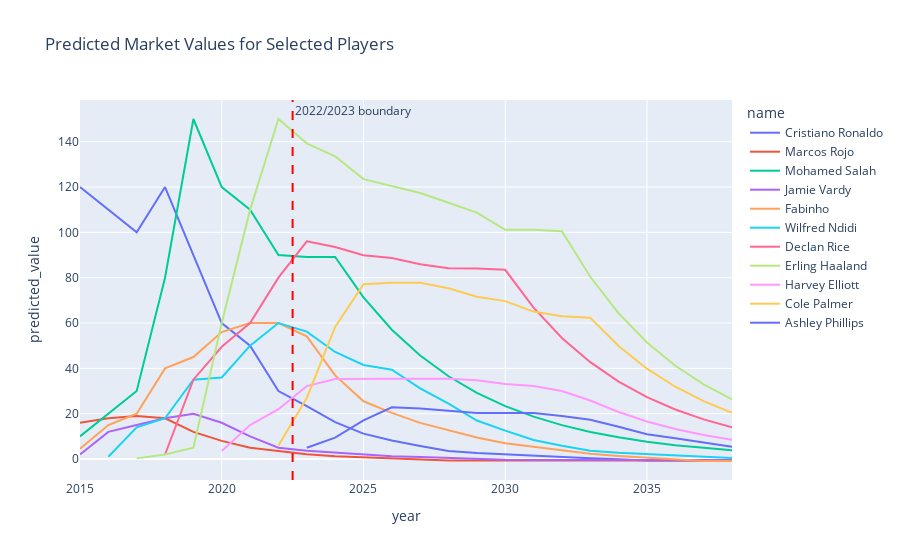

The code cell stored with this chart in its notebook:
### Code cell
plot_player_value_trends(
    pdf_train, merged_capped,
    player_ids=players
)

### Figure 1 — Plotly figure (JSON) as saved in the notebook; plotly's stock layout.template omitted (floating-point values rounded to 4 significant figures)
{"data": [{"customdata": [[29], [31], [31], [32], [34], [35], [36], [37], [38], [39], [40], [41], [42], [43], [44], [45], [46], [47], [48], [49], [50], [51], [52], [53]], "hovertemplate": "name=Cristiano Ronaldo<br>year=%{x}<br>predicted_value=%{y}<br>age=%{customdata[0]}<extra></extra>", "legendgroup": "Cristiano Ronaldo", "line": {"color": "#636efa", "dash": "solid"}, "marker": {"symbol": "circle"}, "mode": "lines", "name": "Cristiano Ronaldo", "orientation": "v", "showlegend": true, "type": "scatter", "x": [2015, 2016, 2017, 2018, 2019, 2020, 2021, 2022, 2023, 2024, 2025, 2026, 2027, 2028, 2029, 2030, 2031, 2032, 2033, 2034, 2035, 2036, 2037, 2038], "xaxis": "x", "y": [120, 110, 100, 120, 90, 60, 50, 30, 23.38, 16.3, 11.22, 8.164, 5.787, 3.585, 2.709, 2.123, 1.262, 0.8285, 0.3762, -0.03328, -0.5977, -0.5977, -0.5977, -0.5977], "yaxis": "y"}, {"customdata": [[24], [25], [26], [27], [29], [30], [30], [32], [33], [34], [35], [36], [37], [38], [39], [40], [41], [42], [43], [44], [45], [46], [47], [48]], "hovertemplate": "name=Marcos Rojo<br>year=%{x}<br>predicted_value=%{y}<br>age=%{customdata[0]}<extra></extra>", "legendgroup": "Marcos Rojo", "line": {"color": "#EF553B", "dash": "solid"}, "marker": {"symbol": "circle"}, "mode": "lines", "name": "Marcos Rojo", "orientation": "v", "showlegend": true, "type": "scatter", "x": [2015, 2016, 2017, 2018, 2019, 2020, 2021, 2022, 2023, 2024, 2025, 2026, 2027, 2028, 2029, 2030, 2031, 2032, 2033, 2034, 2035, 2036, 2037, 2038], "xaxis": "x", "y": [16, 18, 19, 18, 12, 8, 5, 3.4, 2.123, 1.262, 0.8285, 0.3762, -0.03328, -0.5977, -0.5977, -0.5977, -0.5977, -0.5977, -0.5977, -0.5977, -0.5977, -0.5977, -0.5977, -0.5977], "yaxis": "y"}, {"customdata": [[22], [23], [24], [25], [27], [27], [28], [30], [30], [31], [32], [33], [34], [35], [36], [37], [38], [39], [40], [41], [42], [43], [44], [45]], "hovertemplate": "name=Mohamed Salah<br>year=%{x}<br>predicted_value=%{y}<br>age=%{customdata[0]}<extra></extra>", "legendgroup": "Mohamed Salah", "line": {"color": "#00cc96", "dash": "solid"}, "marker": {"symbol": "circle"}, "mode": "lines", "name": "Mohamed Salah", "orientation": "v", "showlegend": true, "type": "scatter", "x": [2015, 2016, 2017, 2018, 2019, 2020, 2021, 2022, 2023, 2024, 2025, 2026, 2027, 2028, 2029, 2030, 2031, 2032, 2033, 2034, 2035, 2036, 2037, 2038], "xaxis": "x", "y": [10, 20, 30, 80, 150, 120, 110, 90, 89.14, 89.14, 71.31, 57.05, 45.64, 36.51, 29.21, 23.37, 18.69, 14.95, 11.96, 9.571, 7.657, 6.125, 4.9, 3.92], "yaxis": "y"}, {"customdata": [[28], [29], [30], [30], [32], [33], [34], [35], [36], [37], [38], [39], [40], [41], [42], [43], [44], [45], [46], [47], [48], [49], [50], [51]], "hovertemplate": "name=Jamie Vardy<br>year=%{x}<br>predicted_value=%{y}<br>age=%{customdata[0]}<extra></extra>", "legendgroup": "Jamie Vardy", "line": {"color": "#ab63fa", "dash": "solid"}, "marker": {"symbol": "circle"}, "mode": "lines", "name": "Jamie Vardy", "orientation": "v", "showlegend": true, "type": "scatter", "x": [2015, 2016, 2017, 2018, 2019, 2020, 2021, 2022, 2023, 2024, 2025, 2026, 2027, 2028, 2029, 2030, 2031, 2032, 2033, 2034, 2035, 2036, 2037, 2038], "xaxis": "x", "y": [2, 12, 15, 18, 20, 16, 10, 5, 3.612, 2.737, 2.15, 1.289, 0.856, 0.4037, 0.117, -0.3331, -0.3841, -0.3841, -0.3841, -0.3841, -0.3841, -0.3841, -0.3841, -0.3841], "yaxis": "y"}, {"customdata": [[21], [22], [23], [24], [25], [26], [27], [28], [29], [30], [31], [32], [33], [34], [35], [36], [37], [38], [39], [40], [41], [42], [43], [44]], "hovertemplate": "name=Fabinho<br>year=%{x}<br>predicted_value=%{y}<br>age=%{customdata[0]}<extra></extra>", "legendgroup": "Fabinho", "line": {"color": "#FFA15A", "dash": "solid"}, "marker": {"symbol": "circle"}, "mode": "lines", "name": "Fabinho", "orientation": "v", "showlegend": true, "type": "scatter", "x": [2015, 2016, 2017, 2018, 2019, 2020, 2021, 2022, 2023, 2024, 2025, 2026, 2027, 2028, 2029, 2030, 2031, 2032, 2033, 2034, 2035, 2036, 2037, 2038], "xaxis": "x", "y": [4.5, 15, 20, 40, 45, 56, 60, 60, 54.12, 36.9, 25.48, 20.38, 15.96, 12.77, 9.516, 7.016, 5.506, 4.061, 2.291, 1.325, 0.5662, -0.1299, -0.86, -0.86], "yaxis": "y"}, {"customdata": [[19], [20], [21], [22], [23], [24], [25], [26], [27], [28], [29], [30], [31], [32], [33], [34], [35], [36], [37], [38], [39], [40], [41]], "hovertemplate": "name=Wilfred Ndidi<br>year=%{x}<br>predicted_value=%{y}<br>age=%{customdata[0]}<extra></extra>", "legendgroup": "Wilfred Ndidi", "line": {"color": "#19d3f3", "dash": "solid"}, "marker": {"symbol": "circle"}, "mode": "lines", "name": "Wilfred Ndidi", "orientation": "v", "showlegend": true, "type": "scatter", "x": [2016, 2017, 2018, 2019, 2020, 2021, 2022, 2023, 2024, 2025, 2026, 2027, 2028, 2029, 2030, 2031, 2032, 2033, 2034, 2035, 2036, 2037, 2038], "xaxis": "x", "y": [1, 14, 18, 35, 36, 50, 60, 56.22, 47.23, 41.49, 39.39, 31.21, 24.43, 16.99, 12.53, 8.382, 5.842, 3.64, 2.764, 2.178, 1.317, 0.8834, 0.4312], "yaxis": "y"}, {"customdata": [[18], [20], [21], [22], [23], [24], [25], [26], [27], [28], [29], [30], [31], [32], [33], [34], [35], [36], [37], [38], [39]], "hovertemplate": "name=Declan Rice<br>year=%{x}<br>predicted_value=%{y}<br>age=%{customdata[0]}<extra></extra>", "legendgroup": "Declan Rice", "line": {"color": "#FF6692", "dash": "solid"}, "marker": {"symbol": "circle"}, "mode": "lines", "name": "Declan Rice", "orientation": "v", "showlegend": true, "type": "scatter", "x": [2018, 2019, 2020, 2021, 2022, 2023, 2024, 2025, 2026, 2027, 2028, 2029, 2030, 2031, 2032, 2033, 2034, 2035, 2036, 2037, 2038], "xaxis": "x", "y": [2, 35, 49.5, 60, 80, 96.03, 93.52, 89.89, 88.68, 85.95, 84.13, 84.06, 83.47, 66.77, 53.42, 42.73, 34.19, 27.35, 21.88, 17.5, 14.0], "yaxis": "y"}, {"customdata": [[17], [18], [18], [19], [20], [21], [22], [23], [24], [25], [26], [27], [28], [29], [30], [31], [32], [33], [34], [35], [36], [37]], "hovertemplate": "name=Erling Haaland<br>year=%{x}<br>predicted_value=%{y}<br>age=%{customdata[0]}<extra></extra>", "legendgroup": "Erling Haaland", "line": {"color": "#B6E880", "dash": "solid"}, "marker": {"symbol": "circle"}, "mode": "lines", "name": "Erling Haaland", "orientation": "v", "showlegend": true, "type": "scatter", "x": [2017, 2018, 2019, 2020, 2021, 2022, 2023, 2024, 2025, 2026, 2027, 2028, 2029, 2030, 2031, 2032, 2033, 2034, 2035, 2036, 2037, 2038], "xaxis": "x", "y": [0.3, 2, 5, 60, 110, 150, 139.2, 133.6, 123.5, 120.3, 117.4, 113.0, 108.7, 101.1, 101.1, 100.5, 80.4, 64.32, 51.46, 41.17, 32.93, 26.35], "yaxis": "y"}, {"customdata": [[17], [17], [18], [20], [21], [22], [23], [24], [25], [26], [27], [28], [29], [30], [31], [32], [33], [34], [35]], "hovertemplate": "name=Harvey Elliott<br>year=%{x}<br>predicted_value=%{y}<br>age=%{customdata[0]}<extra></extra>", "legendgroup": "Harvey Elliott", "line": {"color": "#FF97FF", "dash": "solid"}, "marker": {"symbol": "circle"}, "mode": "lines", "name": "Harvey Elliott", "orientation": "v", "showlegend": true, "type": "scatter", "x": [2020, 2021, 2022, 2023, 2024, 2025, 2026, 2027, 2028, 2029, 2030, 2031, 2032, 2033, 2034, 2035, 2036, 2037, 2038], "xaxis": "x", "y": [3.6, 15, 22, 32.16, 35.28, 35.44, 35.39, 35.39, 35.39, 34.81, 33.13, 32.27, 30.01, 25.83, 20.75, 16.6, 13.28, 10.62, 8.499], "yaxis": "y"}, {"customdata": [[20], [21], [22], [23], [24], [25], [26], [27], [28], [29], [30], [31], [32], [33], [34], [35], [36]], "hovertemplate": "name=Cole Palmer<br>year=%{x}<br>predicted_value=%{y}<br>age=%{customdata[0]}<extra></extra>", "legendgroup": "Cole Palmer", "line": {"color": "#FECB52", "dash": "solid"}, "marker": {"symbol": "circle"}, "mode": "lines", "name": "Cole Palmer", "orientation": "v", "showlegend": true, "type": "scatter", "x": [2022, 2023, 2024, 2025, 2026, 2027, 2028, 2029, 2030, 2031, 2032, 2033, 2034, 2035, 2036, 2037, 2038], "xaxis": "x", "y": [6, 26.93, 58.3, 77.08, 77.72, 77.72, 75.37, 71.63, 69.67, 65.04, 62.95, 62.29, 49.83, 39.87, 31.89, 25.51, 20.41], "yaxis": "y"}, {"customdata": [[17], [18], [19], [20], [21], [22], [23], [24], [25], [26], [27], [28], [29], [30], [31], [32]], "hovertemplate": "name=Ashley Phillips<br>year=%{x}<br>predicted_value=%{y}<br>age=%{customdata[0]}<extra></extra>", "legendgroup": "Ashley Phillips", "line": {"color": "#636efa", "dash": "solid"}, "marker": {"symbol": "circle"}, "mode": "lines", "name": "Ashley Phillips", "orientation": "v", "showlegend": true, "type": "scatter", "x": [2023, 2024, 2025, 2026, 2027, 2028, 2029, 2030, 2031, 2032, 2033, 2034, 2035, 2036, 2037, 2038], "xaxis": "x", "y": [5.008, 9.442, 17.03, 22.83, 22.29, 21.44, 20.36, 20.32, 20.32, 19.04, 17.34, 14.22, 10.98, 9.213, 7.218, 5.456], "yaxis": "y"}], "layout": {"annotations": [{"showarrow": false, "text": "2022/2023 boundary", "x": 2022.0, "xanchor": "left", "xref": "x", "y": 1, "yanchor": "top", "yref": "y domain"}], "legend": {"title": {"text": "name"}, "tracegroupgap": 0}, "shapes": [{"line": {"color": "red", "dash": "dash"}, "type": "line", "x0": 2022.0, "x1": 2022.0, "xref": "x", "y0": 0, "y1": 1, "yref": "y domain"}], "title": {"text": "Predicted Market Values for Selected Players"}, "xaxis": {"anchor": "y", "domain": [0, 1], "title": {"text": "year"}}, "yaxis": {"anchor": "x", "domain": [0, 1], "title": {"text": "predicted_value"}}}}
